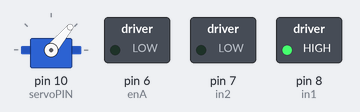
A sketch run on a simulated Arduino Uno, built with avr-gcc and run on an emulated ATmega328P. On the bench: servo, switched loads named in the sketch (green lamp = pin HIGH).

Above: at 0.1 s.
At 4.6 s:
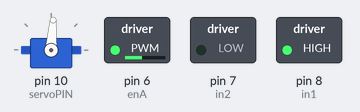
At 8.6 s:
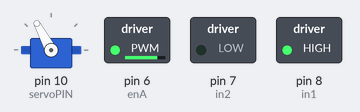
At 17.1 s:
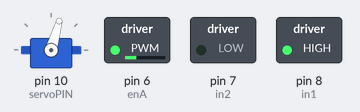
At 27.1 s:
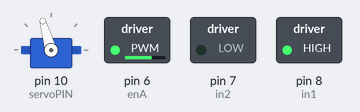
At 38.6 s:
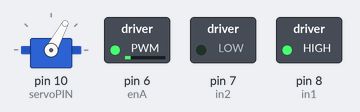
Timing chart, 0 to 40.0 s (numbered marks = the images above):
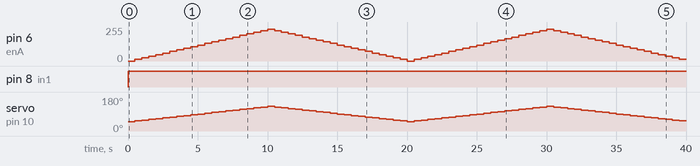

The sketch:

motor_controller_code_simple.ino
```cpp
#include <Servo.h>
Servo steeringServo;

int enA = 6;
int in1 = 8;
int in2 = 7;
int servoPIN = 10;


void setup() {
  Serial.begin(9600);
  pinMode(enA, OUTPUT);
  pinMode(in1, OUTPUT);
  pinMode(in2, OUTPUT);
  steeringServo.attach(servoPIN);
}

int step_total = 20;
int step_count = 0;

int throttle_max = 255;
int throttle_min = 0;
int throttle_step = (throttle_max - throttle_min) / step_total;

int steering_max = 130;
int steering_min = 50;
int steering_step = (steering_max - steering_min) / step_total;

int throttle_val = throttle_min;
int steering_val = steering_min;


void loop() {

  while(step_count < step_total) {
    analogWrite(enA, throttle_val);
    digitalWrite(in1, 1);
    digitalWrite(in2, 0);
    throttle_val += throttle_step;

    steeringServo.write(steering_val);
    steering_val += steering_step;

    step_count += 1;
    delay(500);
  }

  while(step_count > 0) {
    analogWrite(enA, throttle_val);
    digitalWrite(in1, 1);
    digitalWrite(in2, 0);
    throttle_val -= throttle_step;

    steeringServo.write(steering_val);
    steering_val -= steering_step;

    step_count -= 1;
    delay(500);
  }
}
```

Measured:
- by itself, pin 8 (in1): LOW → HIGH at 0.00 s
